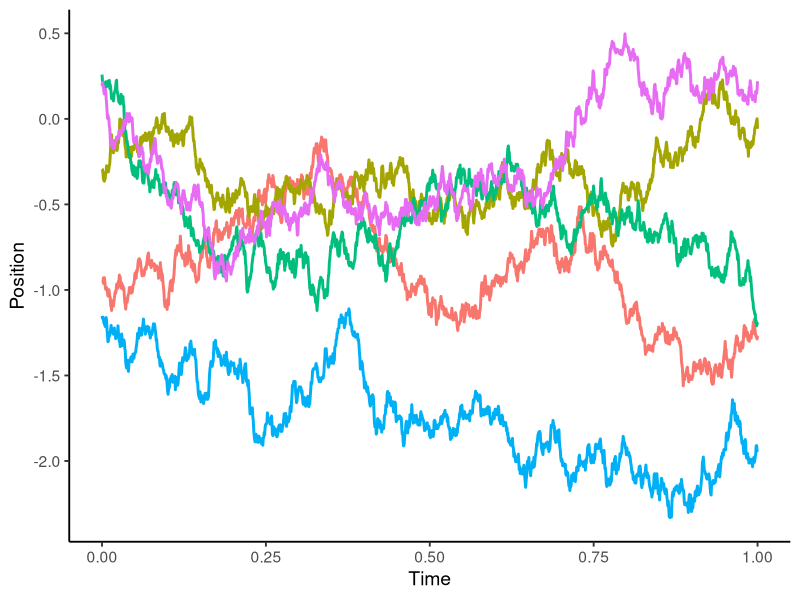
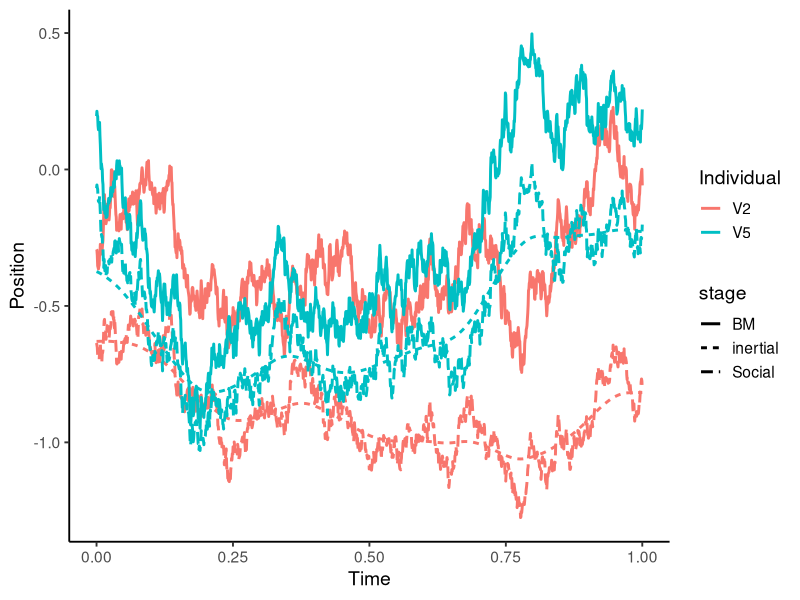
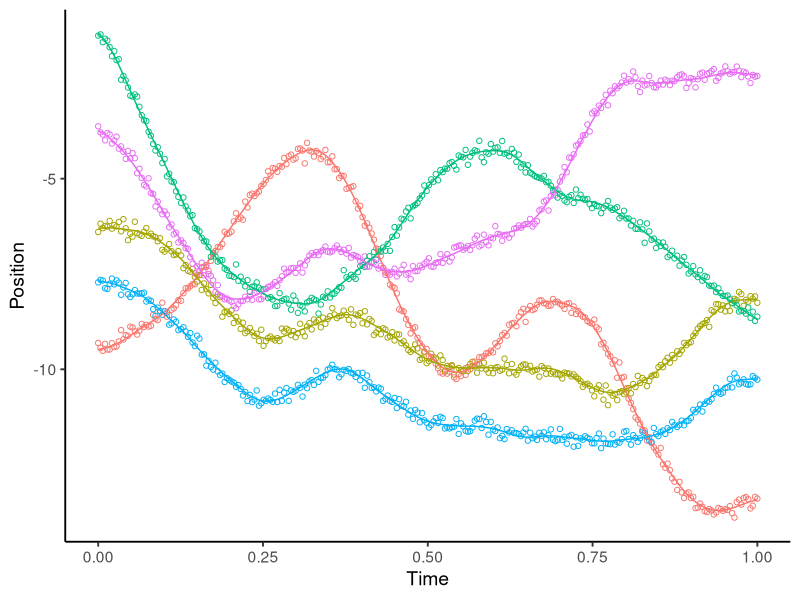

R code for these plots, in order: (Note: this script raises an error after producing the figures.)
## ---- chunk 1
library(tidyverse)
## ---- chunk 2
# Fixed parameters
nind <- 5 # number of individuals
phi <- 0.04 # 0.04/3 for high tortuosity
sigma0 <- 1 # IG(1e-3, 1e-3)
sigmas <- 0.0125
sigmau <- 10
nsteps <- 24*60 # two months, hourly positions

tau <- seq(0, 1, length.out = nsteps) # time vector from 0 to 1
dtau <- diff(tau) # for regular interval this value will be constant

# create array of Gaussian base process
dB <- matrix(nrow = nsteps, ncol = nind)

# First positions come from a Normal dist with mean 0 and sd the fixed parameter sigma0. The remaining values of the Gaussian process are a function of the time interval.
set.seed(3)
dB[1,] <- rnorm(n = nind, mean = 0, sd = sqrt(sigma0))
dB[2:length(tau),] <- rnorm(n = nind*length(dtau), mean = 0,sd = sqrt(dtau))

# First kernel is Brownian motion, with convolution kernel h_bm = 1{tau<t}1{i=j}. This is simply the cumulative sum of noise
h_bm <- diag(nrow = nsteps)
h_bm[lower.tri(h_bm)] <- 1
mu_BM <- h_bm%*%dB

# Plot the trajectories
pdat_bm <- as_tibble(mu_BM) %>% mutate(time = tau, stage = "BM")
pdat_bm %>% 
  pivot_longer(cols = 1:5, names_to = "ind") %>% 
  ggplot(aes(time, value))+geom_path(aes(color = ind), size = 1, show.legend = F)+
  theme_classic(base_size = 14)+
  labs(x = "Time", y = "Position", color = "Individual")
## ---- chunk 3
# Social network edge strengths. This can be time dependent, e.g. a list of length nsteps where each element is a matrix of edge weights
create_soc_net <- function(n) {
  A <- matrix(runif(n*n), nrow = n)
  A <- A*upper.tri(A)+t(A*upper.tri(A)) #make symmetric
  diag(A) <- 1 # set diagonal to 1
  A
}
# w <- lapply(tau, \(x) create_soc_net(5)) # this is if you want a randomly changing matrix
# I could also have a stable matrix, where some individuals are associated but other aren't
A <- matrix(runif(nind*nind), nrow = nind)*rbinom(nind*nind, size = 1, prob = 0.2) 
A <- A*upper.tri(A)+t(A*upper.tri(A)) #make symmetric
diag(A) <- 1 # set diagonal to 1
w <- replicate(n = nsteps,expr = A, simplify = FALSE) # this for a constant weight matrix

# convolution kernel hij(tau) is the weights matrix, divided by the row sums
h_soc <- lapply(w, \(x) x/rowSums(x))
# create an empty array with the same dimensions as mu_BM
mu_soc <- matrix(nrow = nsteps, ncol = nind)
# fill the array using dot product of the step*ind x and y matrices, multiplied by the rows of h_soc
for (t in 1:nsteps) {
    mu_soc[t,] <- h_soc[[t]]%*%mu_BM[t,]
}

pdat_soc <- as_tibble(mu_soc) %>% mutate(time = tau, stage = "Social")
## ---- chunk 4
# Inertial smoothing kernel
# The process here is just smoothing to better simulate real movement. The smoothing is done through a Bessel function
# mu_inl <- array(dim = dim(mu_BM), dimnames = dimnames(mu_BM))
h_inl <- outer(tau,tau, \(x,y) abs(x-y)/phi*besselK(abs(x-y)/phi, nu = 1))
diag(h_inl) <- 1
h_inl <- h_inl/rowSums(h_inl) # this is the only way I found to make it work, have mu_inl be a weighted average, where the weights are the values in the h_inl matrix
mu_inl <- h_inl%*%mu_soc

# Plot
pdat_inl <- as_tibble(mu_inl) %>% mutate(time = tau, stage = "inertial")

rbind(pdat_bm, pdat_soc, pdat_inl) %>% 
  pivot_longer(cols = 1:5, names_to = "Individual") %>% 
  filter(Individual %in% c("V2","V5")) %>% 
  ggplot(aes(time, value))+geom_path(aes(color = Individual, linetype = stage), size = 1)+
  theme_classic(base_size = 14)+
  labs(x = "Time", y = "Position", color = "Individual")
## ---- chunk 5
# Sample 20% of points. get index of positions
fix_t_index <- round(seq(1, nsteps, length.out = nsteps/5))
# Calculate the position with the measurement error
s <- sigmau*mu_inl[fix_t_index,]+rnorm(n = nind*length(fix_t_index), mean = 0, sd = sqrt(sigmas))

# Plot
pdat_inl %>% pivot_longer(1:nind, names_to = "ind", values_to = "position") %>% 
  mutate(position = sigmau*position)->pinl

cbind(s, time = tau[fix_t_index]) %>% as_tibble() %>% 
  pivot_longer(1:nind, names_to = "ind", values_to = "position") %>% 
  ggplot()+
  geom_point(aes(time, position,color = ind), shape = 1, show.legend = F)+
  geom_path(aes(time, position, color = ind), data = pinl, show.legend = F)+
  theme_classic(base_size = 14)+
  labs(x="Time", y="Position", color = "Individual")
## ---- chunk 6
# create Brownian motion in 2D
simulate_BM <- function(nind = 5, nsteps = 24*60,sigma0 = 1) {
  tau <- seq(0, 1, length.out = nsteps) # time vector from 0 to 1
  dtau <- diff(tau) # for regular interval this value will be constant
  # create array of Gaussian base process
  dB <- matrix(nrow = nsteps, ncol = nind)
  # First positions come from a Normal dist with mean 0 and sd the fixed parameter sigma0. The remaining values of the Gaussian process are a function of the time interval.
  dB[1,] <- rnorm(n = nind, mean = 0, sd = sqrt(sigma0))
  dB[2:length(tau),] <- rnorm(n = nind*length(dtau), mean = 0,sd = sqrt(dtau))
  # First kernel is Brownian motion, with convolution kernel h_bm = 1{tau<t}1{i=j}. This is simply the cumulative sum of noise
  h_bm <- diag(nrow = nsteps)
  h_bm[lower.tri(h_bm)] <- 1
  mu_BM <- h_bm%*%dB
  return(mu_BM)
}

convolve_soc <- function(mu, w) {
  mu_soc <- matrix(nrow = nrow(mu),ncol = ncol(mu))
  # create social kernel
  h <- lapply(w, \(x) x/rowSums(x))
  # iteratively fill in the rows of matrix
  for (t in 1:length(w)) {
    mu_soc[t,] <- h[[t]]%*%mu[t,]
  }
  return(mu_soc)
}

convolve_inl <- function(mu, phi) {
  # get time vector
  tau <- seq(0, 1, length.out = nrow(mu))
  # create inertial smoothing kernel
  h_inl <- outer(tau,tau, \(x,y) abs(x-y)/phi*besselK(abs(x-y)/phi, nu = 1))
  diag(h_inl) <- 1
  h_inl <- h_inl/rowSums(h_inl) 
  # Update position matrix
  mu_inl <- h_inl%*%mu
  return(mu_inl)
}

get_est_locs <- function(mu, prop = 0.2, reg = TRUE, sigmau, sigmas) {
  # Get position index, depends on whether sampling is regular or not
  ix <- if(reg) round(seq.int(from = 1, to = nrow(mu), length.out = nrow(mu)*prop)) else sample(1:nrow(mu), size = round(nrow(mu)*prop))
  # Calculate the position with the measurement error
  s <- sigmau*mu[ix,]+rnorm(n = ncol(mu)*length(ix), mean = 0, sd = sqrt(sigmas))
  return(s)
}
## ---- chunk 7
## Fixed parameters
nind <- 6 # number of individuals
phi <- 0.04 # 0.04/3 for high tortuosity
sigma0 <- 0.01 # IG(1e-3, 1e-3)
sigmas <- 0.0125
sigmau <- 10
nsteps <- 24*60 # two months, hourly positions

x_BM_indep <- simulate_BM(nind,nsteps,sigma0)
y_BM_indep <- simulate_BM(nind,nsteps,sigma0)

# For independent movement, social kernel is identity matrix at every step
w <- replicate(n = nsteps,expr = diag(nrow = nind), simplify = FALSE) 
# Update mu with the social kernel
x_soc_indep <- convolve_soc(w = w, mu = x_BM_indep)
y_soc_indep <- convolve_soc(w = w, mu = y_BM_indep)
# Update mu with the inertial smoothing kernel
x_inl_indep <- convolve_inl(mu = x_soc_indep, phi = phi)
y_inl_indep <- convolve_inl(mu = y_soc_indep, phi = phi)

# Get positions s
ix <- round(seq.int(1,nrow(sx), length.out = nrow(sx)/5))
sx <- get_est_locs(x_inl_indep, sigmau = sigmau, sigmas = sigmas)
sy <- get_est_locs(y_inl_indep, sigmau = sigmau, sigmas = sigmas)
## ---- chunk 8
pdattrue <- bind_rows(x = as_tibble(sigmau*x_inl_indep),y = as_tibble(sigmau*y_inl_indep), .id = "coord") %>% add_column(time = rep(tau, 2)) %>% 
  pivot_longer(starts_with("V"), names_to = "ind") %>% 
  pivot_wider(names_from = coord, values_from = value) 

pdatobs <- bind_rows(x = as_tibble(sx),y = as_tibble(sy), .id = "coord") %>% add_column(time = rep(tau[ix], 2)) %>% 
  pivot_longer(starts_with("V"), names_to = "ind") %>% 
  pivot_wider(names_from = coord, values_from = value)

ggplot()+
  geom_point(aes(x*sigmau, y*sigmau, color = ind), data = pdatobs, shape = 1)+
  geom_path(aes(x, y, color = ind), data = pdattrue)+
  theme_classic(base_size = 14)+
  coord_sf()
## ---- chunk 9
with(data = list(nind = 6, nsteps = 1000, 
                 sigma0 = 0.01, sigmau = 10, sigmas = 0.0125,
                 phi = 0.01, prop = 0.2), 
     expr = {
                   w <- replicate(nsteps, diag(nrow = nind), simplify = FALSE) # Identity matrix of social weights
                   sx <- simulate_BM(nind = nind, nsteps = nsteps, sigma0 = sigma0) |> convolve_soc(w = w) |> convolve_inl(phi = phi) |> get_est_locs(prop = prop, sigmau = sigmau, sigmas = sigmas)
                   sy <- simulate_BM(nind = nind, nsteps = nsteps, sigma0 = sigma0) |> convolve_soc(w = w) |> convolve_inl(phi = phi) |> get_est_locs(prop = prop, sigmau = sigmau, sigmas = sigmas)
                   pdatobs <- bind_rows(x = as_tibble(sx),y = as_tibble(sy), .id = "coord") %>% add_column(time = rep(seq(0,1,length.out = nrow(sx_joint)), 2)) %>% 
                     pivot_longer(starts_with("V"), names_to = "ind") %>% 
                     pivot_wider(names_from = coord, values_from = value) %>% 
                     split(~ind)
                   sapply(seq_along(pdatobs), function(x) write.csv(pdatobs[[x]][,-2], file = paste0("../data/indep_mov_example_",x,".csv"), quote = F, row.names = F))
                 }
)
## ---- chunk 10
x_BM_joint <- simulate_BM(nind,nsteps,sigma0)
y_BM_joint <- simulate_BM(nind,nsteps,sigma0)

# For joint movement, social kernel is binary matrix. I'll have only one pair interact
w_t <- matrix(0, nrow = nind, ncol = nind)
w_t[1,2] <- 1
w_t <- w_t*upper.tri(w_t)+t(w_t*upper.tri(w_t)) #make symmetric
diag(w_t) <- 1
w <- replicate(n = 1000,expr = w_t, simplify = FALSE) 
sx_joint <- simulate_BM(nsteps = 1000,sigma0 = 0.01) |> 
  convolve_soc(w = w) |> 
  convolve_inl(phi = 0.01) |> 
  get_est_locs(prop = 0.2, sigmau = sigmau, sigmas = sigmas)
sy_joint <- simulate_BM(nsteps = 1000,sigma0 = 0.01) |> 
  convolve_soc(w = w) |> 
  convolve_inl(phi = 0.01) |> 
  get_est_locs(prop = 0.2, sigmau = sigmau, sigmas = sigmas)

pdatobs <- bind_rows(x = as_tibble(sx_joint),y = as_tibble(sy_joint), .id = "coord") %>% add_column(time = rep(seq(0,1,length.out = nrow(sx_joint)), 2)) %>% 
  pivot_longer(starts_with("V"), names_to = "ind") %>% 
  pivot_wider(names_from = coord, values_from = value)

ggplot()+
  geom_path(aes(x, y, color = ind), data = pdatobs, shape = 1)+
  theme_classic(base_size = 14)+
  coord_sf()
## ---- chunk 11
with(data = list(nind = 6, nsteps = 1000, 
                 sigma0 = 0.01, sigmau = 10, sigmas = 0.0125,
                 phi = 0.01, prop = 0.2), 
     expr = {
       w_t <- matrix(0, nrow = nind, ncol = nind)
       w_t[1,2] <- 1
       w_t <- w_t*upper.tri(w_t)+t(w_t*upper.tri(w_t)) #make symmetric
       diag(w_t) <- 1
       w <- replicate(n = 1000,expr = w_t, simplify = FALSE) 
       sx <- simulate_BM(nind = nind, nsteps = nsteps, sigma0 = sigma0) |> 
         convolve_soc(w = w) |> convolve_inl(phi = phi) #|> 
         # get_est_locs(prop = prop, sigmau = sigmau, sigmas = sigmas)
       sy <- simulate_BM(nind = nind, nsteps = nsteps, sigma0 = sigma0) |> 
         convolve_soc(w = w) |> convolve_inl(phi = phi) #|> 
         # get_est_locs(prop = prop, sigmau = sigmau, sigmas = sigmas)
       pdatobs <- bind_rows(x = as_tibble(sx),y = as_tibble(sy), .id = "coord") %>% add_column(time = rep(seq(0,1,length.out = nrow(sx)), 2)) %>% 
         pivot_longer(starts_with("V"), names_to = "ind") %>% 
         pivot_wider(names_from = coord, values_from = value) %>% 
         split(~ind)
       sapply(seq_along(pdatobs), function(x) write.csv(pdatobs[[x]][,-2], file = paste0("../data/joint_mov_example_mu_",x,".csv"), quote = F, row.names = F))
     }
)
## ---- chunk 12
with(list(nind = 6, 
          nsteps = 100,
          sigmastep = 0.1,
          omega = 0.05,
          sigma0 = 1,
          phi = 1.2,
          dscalar = 1e4), {
            xs = replicate(nind, numeric(nsteps))
            ys = replicate(nind, numeric(nsteps))
            hrcenters = matrix(rnorm(nind*2, sd = sigma0), ncol = 2)
            # smoother matrix
            H_inl <- outer(seq_len(nsteps),seq_len(nsteps), \(x,y) abs(x-y)/phi*besselK(abs(x-y)/phi, nu = 1))
            diag(H_inl) <- 1
            H_inl <- H_inl/rowSums(H_inl)
            for (s in seq_len(nind)) {
              x <- y <- numeric(nsteps)
              x[1] <- mux <- hrcenters[s,1]
              y[1] <- muy <- hrcenters[s,2]
              xnoise = rnorm(nsteps, sd = sigmastep)
              ynoise = rnorm(nsteps, sd = sigmastep)
              # take successive steps
              for(i in seq_len(nsteps-1)) {
                x[i+1] = x[i]+omega*(mux-x[i])+xnoise[i]
                y[i+1] = y[i]+omega*(muy-y[i])+ynoise[i]
              }
              xs[,s] = x
              ys[,s] = y
            }
            # Smooth the trajectories
            xs <- apply(xs, 2, "%*%", H_inl)
            ys <- apply(ys, 2, "%*%", H_inl)
            # Plot
            plot(xs,ys,type = "n", asp=1, las = 1)
            sapply(seq_len(nind), \(x) lines(xs[,x],ys[,x],col = hcl.colors(nind, "Set 2")[x]))
            points(hrcenters, bg = hcl.colors(nind, "Set 2"), pch  = 24)
            
            ### Create telemetry object and fit a CTMM model
            tel_data <- as.telemetry(data.frame(individual.local.identifier = rep(1:nind, each = nsteps),
                                                timestamp = as.POSIXct(3600*seq_len(nsteps), origin = "2020-01-01 8:00"),
                                                location.long = as.numeric(ys),
                                                location.lat = as.numeric(xs)))
            ctmmfits <- lapply(tel_data, ctmm.fit)
            
            ### Estimate the AKDE UDs
            akdes <- akde(tel_data, ctmmfits)
            plot(akdes)
          })
